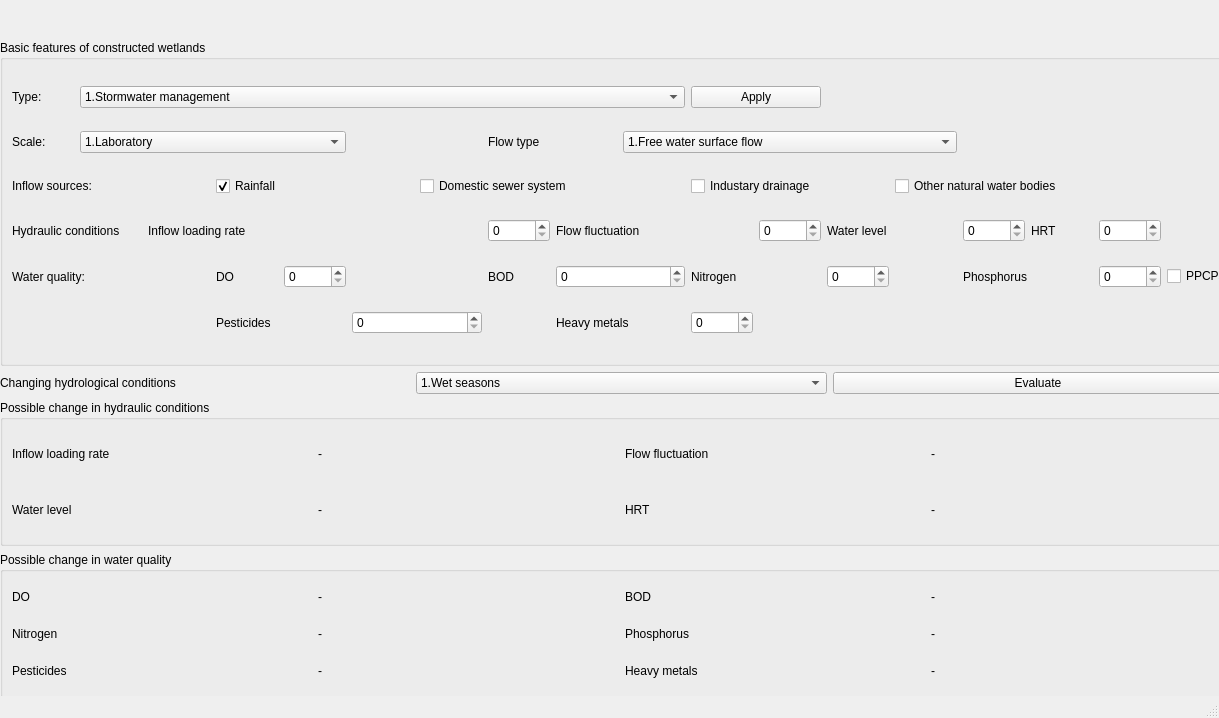
<?xml version="1.0" encoding="UTF-8"?>
<ui version="4.0">
 <class>MainWindow</class>
 <widget class="QMainWindow" name="MainWindow">
  <property name="geometry">
   <rect>
    <x>0</x>
    <y>0</y>
    <width>1219</width>
    <height>718</height>
   </rect>
  </property>
  <property name="sizePolicy">
   <sizepolicy hsizetype="Preferred" vsizetype="Preferred">
    <horstretch>0</horstretch>
    <verstretch>0</verstretch>
   </sizepolicy>
  </property>
  <property name="windowTitle">
   <string>MainWindow</string>
  </property>
  <widget class="QWidget" name="centralwidget">
   <widget class="QWidget" name="">
    <property name="geometry">
     <rect>
      <x>0</x>
      <y>40</y>
      <width>1243</width>
      <height>658</height>
     </rect>
    </property>
    <layout class="QVBoxLayout" name="verticalLayout_3">
     <item>
      <widget class="QGroupBox" name="groupBox_3">
       <property name="title">
        <string>Basic features of constructed wetlands</string>
       </property>
       <layout class="QGridLayout" name="gridLayout_3">
        <item row="1" column="0">
         <widget class="QLabel" name="label">
          <property name="text">
           <string>Scale:</string>
          </property>
         </widget>
        </item>
        <item row="4" column="10" colspan="2">
         <widget class="QLabel" name="label_14">
          <property name="text">
           <string>Nitrogen</string>
          </property>
         </widget>
        </item>
        <item row="4" column="0" colspan="3">
         <widget class="QLabel" name="label_5">
          <property name="text">
           <string>Water quality:</string>
          </property>
          <property name="wordWrap">
           <bool>true</bool>
          </property>
         </widget>
        </item>
        <item row="4" column="17">
         <widget class="QCheckBox" name="checkBox_10">
          <property name="text">
           <string>PPCPs</string>
          </property>
         </widget>
        </item>
        <item row="5" column="3" colspan="2">
         <widget class="QLabel" name="label_17">
          <property name="text">
           <string>Pesticides</string>
          </property>
         </widget>
        </item>
        <item row="3" column="16">
         <widget class="QSpinBox" name="spinBox_14">
          <property name="maximum">
           <number>1</number>
          </property>
         </widget>
        </item>
        <item row="0" column="0">
         <widget class="QLabel" name="label_3">
          <property name="text">
           <string>Type:</string>
          </property>
         </widget>
        </item>
        <item row="5" column="5" colspan="2">
         <widget class="QSpinBox" name="spinBox_25">
          <property name="maximum">
           <number>2</number>
          </property>
         </widget>
        </item>
        <item row="4" column="8" colspan="2">
         <widget class="QSpinBox" name="spinBox_22">
          <property name="maximum">
           <number>2</number>
          </property>
         </widget>
        </item>
        <item row="5" column="10">
         <widget class="QSpinBox" name="spinBox_26">
          <property name="maximum">
           <number>2</number>
          </property>
         </widget>
        </item>
        <item row="3" column="12" colspan="2">
         <widget class="QLabel" name="label_21">
          <property name="text">
           <string>Water level</string>
          </property>
         </widget>
        </item>
        <item row="1" column="9" colspan="5">
         <widget class="QComboBox" name="comboBox_3">
          <item>
           <property name="text">
            <string>1.Free water surface flow</string>
           </property>
          </item>
          <item>
           <property name="text">
            <string>2.Horizontal subsurface flow</string>
           </property>
          </item>
          <item>
           <property name="text">
            <string>3.Vertical subsurface flow</string>
           </property>
          </item>
         </widget>
        </item>
        <item row="3" column="14">
         <widget class="QSpinBox" name="spinBox_13">
          <property name="maximum">
           <number>1</number>
          </property>
         </widget>
        </item>
        <item row="4" column="14" colspan="2">
         <widget class="QLabel" name="label_16">
          <property name="text">
           <string>Phosphorus</string>
          </property>
         </widget>
        </item>
        <item row="1" column="1" colspan="4">
         <widget class="QComboBox" name="comboBox_2">
          <item>
           <property name="text">
            <string>1.Laboratory</string>
           </property>
          </item>
          <item>
           <property name="text">
            <string>2.Small</string>
           </property>
          </item>
          <item>
           <property name="text">
            <string>3.Large</string>
           </property>
          </item>
         </widget>
        </item>
        <item row="4" column="4">
         <widget class="QSpinBox" name="spinBox_21">
          <property name="maximum">
           <number>2</number>
          </property>
         </widget>
        </item>
        <item row="1" column="7" colspan="2">
         <widget class="QLabel" name="label_11">
          <property name="text">
           <string>Flow type</string>
          </property>
         </widget>
        </item>
        <item row="3" column="0" colspan="2">
         <widget class="QLabel" name="label_18">
          <property name="text">
           <string>Hydraulic conditions</string>
          </property>
          <property name="wordWrap">
           <bool>true</bool>
          </property>
         </widget>
        </item>
        <item row="2" column="6" colspan="4">
         <widget class="QCheckBox" name="checkBox_1">
          <property name="text">
           <string>Domestic sewer system</string>
          </property>
          <property name="checkable">
           <bool>true</bool>
          </property>
          <property name="checked">
           <bool>false</bool>
          </property>
          <property name="tristate">
           <bool>false</bool>
          </property>
         </widget>
        </item>
        <item row="0" column="10" colspan="2">
         <widget class="QPushButton" name="pushButton_2">
          <property name="text">
           <string>Apply</string>
          </property>
         </widget>
        </item>
        <item row="3" column="11">
         <widget class="QSpinBox" name="spinBox_12">
          <property name="maximum">
           <number>1</number>
          </property>
         </widget>
        </item>
        <item row="5" column="8" colspan="2">
         <widget class="QLabel" name="label_15">
          <property name="text">
           <string>Heavy metals</string>
          </property>
         </widget>
        </item>
        <item row="3" column="15">
         <widget class="QLabel" name="label_22">
          <property name="text">
           <string>HRT</string>
          </property>
         </widget>
        </item>
        <item row="2" column="0" colspan="3">
         <widget class="QLabel" name="label_2">
          <property name="text">
           <string>Inflow sources:</string>
          </property>
          <property name="wordWrap">
           <bool>true</bool>
          </property>
         </widget>
        </item>
        <item row="2" column="13" colspan="4">
         <widget class="QCheckBox" name="checkBox_3">
          <property name="text">
           <string>Other natural water bodies</string>
          </property>
         </widget>
        </item>
        <item row="2" column="10" colspan="3">
         <widget class="QCheckBox" name="checkBox_2">
          <property name="text">
           <string>Industary drainage</string>
          </property>
         </widget>
        </item>
        <item row="3" column="7">
         <widget class="QSpinBox" name="spinBox_11">
          <property name="maximum">
           <number>1</number>
          </property>
         </widget>
        </item>
        <item row="4" column="3">
         <widget class="QLabel" name="label_12">
          <property name="text">
           <string>DO</string>
          </property>
         </widget>
        </item>
        <item row="0" column="1" colspan="9">
         <widget class="QComboBox" name="comboBox_1">
          <item>
           <property name="text">
            <string>1.Stormwater management</string>
           </property>
          </item>
          <item>
           <property name="text">
            <string>2.Municipal wastewater treatment</string>
           </property>
          </item>
          <item>
           <property name="text">
            <string>3.Industrial wastewater treatment</string>
           </property>
          </item>
          <item>
           <property name="text">
            <string>4.Agricultural pollutants removal</string>
           </property>
          </item>
          <item>
           <property name="text">
            <string>5.Purification of natural water bodies</string>
           </property>
          </item>
          <item>
           <property name="text">
            <string>6.Mine drainage treatment</string>
           </property>
          </item>
          <item>
           <property name="text">
            <string>7.Ecosystem restoration</string>
           </property>
          </item>
          <item>
           <property name="text">
            <string>8.User-defined</string>
           </property>
          </item>
         </widget>
        </item>
        <item row="2" column="3" colspan="3">
         <widget class="QCheckBox" name="checkBox">
          <property name="text">
           <string>Rainfall</string>
          </property>
          <property name="checked">
           <bool>true</bool>
          </property>
         </widget>
        </item>
        <item row="3" column="2" colspan="5">
         <widget class="QLabel" name="label_20">
          <property name="text">
           <string>Inflow loading rate</string>
          </property>
         </widget>
        </item>
        <item row="4" column="12">
         <widget class="QSpinBox" name="spinBox_23">
          <property name="maximum">
           <number>2</number>
          </property>
         </widget>
        </item>
        <item row="4" column="16">
         <widget class="QSpinBox" name="spinBox_24">
          <property name="maximum">
           <number>2</number>
          </property>
         </widget>
        </item>
        <item row="4" column="7">
         <widget class="QLabel" name="label_13">
          <property name="text">
           <string>BOD</string>
          </property>
         </widget>
        </item>
        <item row="3" column="8" colspan="3">
         <widget class="QLabel" name="label_23">
          <property name="text">
           <string>Flow fluctuation</string>
          </property>
         </widget>
        </item>
       </layout>
      </widget>
     </item>
     <item>
      <layout class="QVBoxLayout" name="verticalLayout_2">
       <item>
        <layout class="QHBoxLayout" name="horizontalLayout">
         <item>
          <widget class="QLabel" name="label_4">
           <property name="text">
            <string>Changing hydrological conditions</string>
           </property>
          </widget>
         </item>
         <item>
          <widget class="QComboBox" name="comboBox_4">
           <item>
            <property name="text">
             <string>1.Wet seasons</string>
            </property>
           </item>
           <item>
            <property name="text">
             <string>2.Dry seasons</string>
            </property>
           </item>
           <item>
            <property name="text">
             <string>3.Prolonged flooding</string>
            </property>
           </item>
           <item>
            <property name="text">
             <string>4.Rainstrom</string>
            </property>
           </item>
           <item>
            <property name="text">
             <string>5.Highly fluctuating flow</string>
            </property>
           </item>
           <item>
            <property name="text">
             <string>6.Short-term inundation</string>
            </property>
           </item>
           <item>
            <property name="text">
             <string>7.Circular-flow corridor and baffled subsurface flow CWs</string>
            </property>
           </item>
           <item>
            <property name="text">
             <string>8.Tidal-operated CWs</string>
            </property>
           </item>
           <item>
            <property name="text">
             <string>9.Clogging of porous media</string>
            </property>
           </item>
           <item>
            <property name="text">
             <string>10.Artificial pulsing in subsurface CWs</string>
            </property>
           </item>
          </widget>
         </item>
         <item>
          <widget class="QPushButton" name="pushButton">
           <property name="text">
            <string>Evaluate</string>
           </property>
          </widget>
         </item>
        </layout>
       </item>
       <item>
        <layout class="QVBoxLayout" name="verticalLayout">
         <item>
          <widget class="QGroupBox" name="groupBox">
           <property name="title">
            <string>Possible change in hydraulic conditions</string>
           </property>
           <layout class="QGridLayout" name="gridLayout_2">
            <item row="0" column="0">
             <widget class="QLabel" name="label_27">
              <property name="text">
               <string>Inflow loading rate</string>
              </property>
             </widget>
            </item>
            <item row="0" column="1">
             <widget class="QLabel" name="label11">
              <property name="text">
               <string>-</string>
              </property>
             </widget>
            </item>
            <item row="0" column="2">
             <widget class="QLabel" name="label_24">
              <property name="text">
               <string>Flow fluctuation</string>
              </property>
             </widget>
            </item>
            <item row="0" column="3">
             <widget class="QLabel" name="label12">
              <property name="text">
               <string>-</string>
              </property>
             </widget>
            </item>
            <item row="1" column="0">
             <widget class="QLabel" name="label_26">
              <property name="text">
               <string>Water level</string>
              </property>
             </widget>
            </item>
            <item row="1" column="1">
             <widget class="QLabel" name="label13">
              <property name="text">
               <string>-</string>
              </property>
             </widget>
            </item>
            <item row="1" column="2">
             <widget class="QLabel" name="label_25">
              <property name="text">
               <string>HRT</string>
              </property>
             </widget>
            </item>
            <item row="1" column="3">
             <widget class="QLabel" name="label14">
              <property name="text">
               <string>-</string>
              </property>
             </widget>
            </item>
           </layout>
          </widget>
         </item>
         <item>
          <widget class="QGroupBox" name="groupBox_2">
           <property name="title">
            <string>Possible change in water quality</string>
           </property>
           <layout class="QGridLayout" name="gridLayout">
            <item row="0" column="0">
             <widget class="QLabel" name="label_34">
              <property name="text">
               <string>DO</string>
              </property>
             </widget>
            </item>
            <item row="0" column="1">
             <widget class="QLabel" name="label21">
              <property name="text">
               <string>-</string>
              </property>
             </widget>
            </item>
            <item row="0" column="2">
             <widget class="QLabel" name="label_37">
              <property name="text">
               <string>BOD</string>
              </property>
             </widget>
            </item>
            <item row="0" column="3">
             <widget class="QLabel" name="label22">
              <property name="text">
               <string>-</string>
              </property>
             </widget>
            </item>
            <item row="1" column="0">
             <widget class="QLabel" name="label_38">
              <property name="text">
               <string>Nitrogen</string>
              </property>
             </widget>
            </item>
            <item row="1" column="1">
             <widget class="QLabel" name="label23">
              <property name="text">
               <string>-</string>
              </property>
             </widget>
            </item>
            <item row="1" column="2">
             <widget class="QLabel" name="label_36">
              <property name="text">
               <string>Phosphorus</string>
              </property>
             </widget>
            </item>
            <item row="1" column="3">
             <widget class="QLabel" name="label24">
              <property name="text">
               <string>-</string>
              </property>
             </widget>
            </item>
            <item row="2" column="0">
             <widget class="QLabel" name="label_39">
              <property name="text">
               <string>Pesticides</string>
              </property>
             </widget>
            </item>
            <item row="2" column="1">
             <widget class="QLabel" name="label25">
              <property name="text">
               <string>-</string>
              </property>
             </widget>
            </item>
            <item row="2" column="2">
             <widget class="QLabel" name="label_35">
              <property name="text">
               <string>Heavy metals</string>
              </property>
             </widget>
            </item>
            <item row="2" column="3">
             <widget class="QLabel" name="label26">
              <property name="text">
               <string>-</string>
              </property>
             </widget>
            </item>
           </layout>
          </widget>
         </item>
        </layout>
       </item>
      </layout>
     </item>
    </layout>
   </widget>
  </widget>
  <widget class="QStatusBar" name="statusbar"/>
 </widget>
 <resources/>
 <connections/>
</ui>
